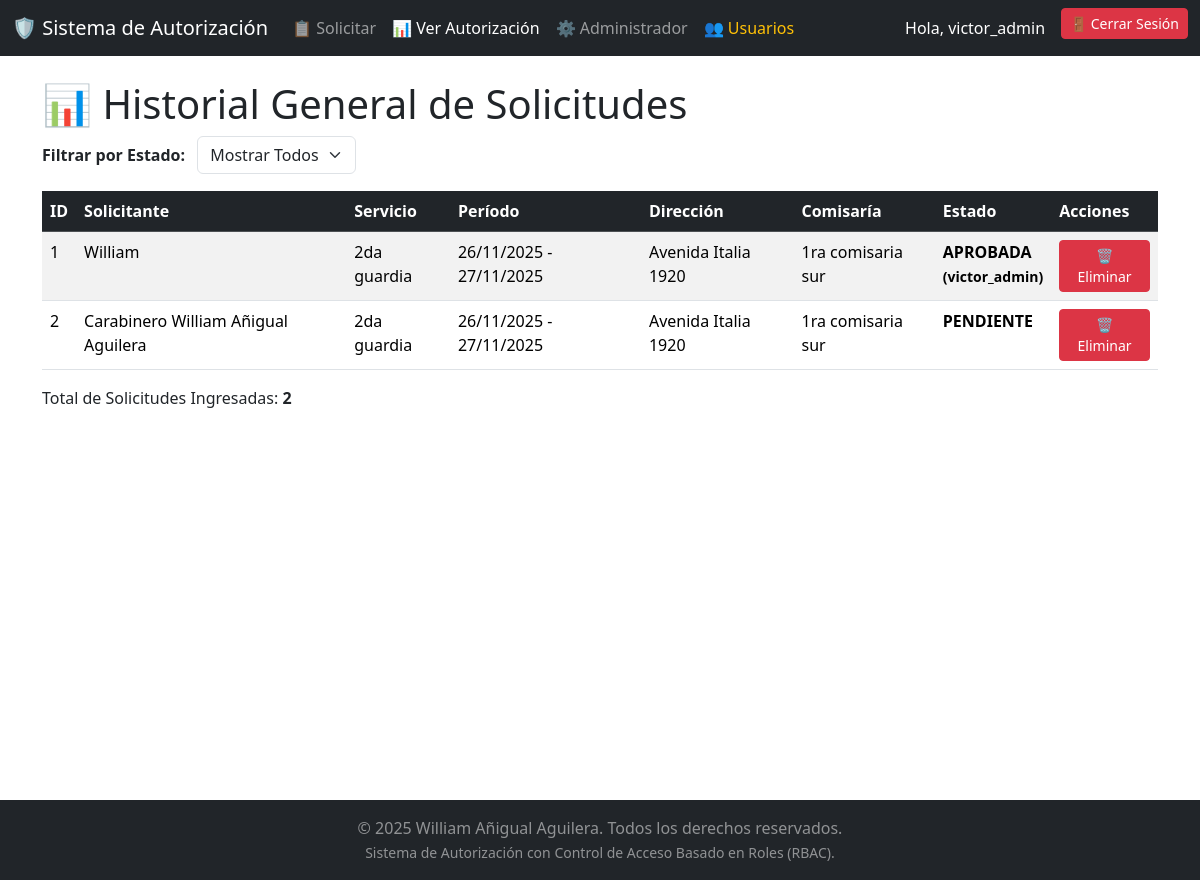
/solicitudes (signed in), run on the app's committed database.
### app.py (models this page shows, shortened)
class Usuario(UserMixin, db.Model):
    id = db.Column(db.Integer, primary_key=True)
    username = db.Column(db.String(80), unique=True, nullable=False)
    password_hash = db.Column(db.String(128))
    rol = db.Column(db.String(80), nullable=False)

class SolicitudDB(db.Model):
    id = db.Column(db.Integer, primary_key=True)
    solicitante = db.Column(db.String(100), nullable=False)
    fecha_inicio_str = db.Column(db.String(10), nullable=False)
    fecha_fin_str = db.Column(db.String(10), nullable=False)
    direccion = db.Column(db.String(200))
    comisaria_cercana = db.Column(db.String(100))
    contacto = db.Column(db.String(50))
    servicio = db.Column(db.String(200), nullable=False)
    estado = db.Column(db.String(15), default="PENDIENTE")
    autorizador = db.Column(db.String(80), nullable=True)
    def get_fecha_inicio(self):
        return datetime.strptime(self.fecha_inicio_str, '%Y-%m-%d').strftime('%d/%m/%Y')
    def get_fecha_fin(self):
        return datetime.strptime(self.fecha_fin_str, '%Y-%m-%d').strftime('%d/%m/%Y')

### app.py (the view)
@app.route('/solicitudes')
def lista_general_solicitudes():
    solicitudes = SolicitudDB.query.all()
    return render_template('principal.html', solicitudes=solicitudes, current_user=current_user)

### app.py (called while the page is built)
@login_manager.user_loader
def load_user(user_id):
    return Usuario.query.get(int(user_id))

### templates/principal.html (shortened to what this page needs)
<!DOCTYPE html>
<html lang="es">
<head>
    <link href="https://cdn.jsdelivr.net/npm/bootstrap@5.3.3/dist/css/bootstrap.min.css"
          rel="stylesheet">
    <link rel="stylesheet" href="{{ url_for('static', filename='styles.css') }}">
</head>
<body>
    <div class="wrapper">
        <nav class="navbar navbar-expand-lg navbar-dark bg-dark">
            <div class="container-fluid">
                <a class="navbar-brand" href="/solicitudes">🛡️ Sistema de Autorización</a>
                <div class="collapse navbar-collapse" id="navbarNav">
                    <ul class="navbar-nav me-auto mb-2 mb-lg-0">
                        <li class="nav-item"><a class="nav-link" href="/">📋 Solicitar</a></li>
                        <li class="nav-item"><a class="nav-link active" href="/solicitudes">📊 Ver Autorización</a></li>
                        {% if current_user.is_authenticated and current_user.rol == 'Administrador' %}
                        <li class="nav-item"><a class="nav-link" href="/admin">⚙️ Administrador</a></li>
                        <li class="nav-item"><a class="nav-link text-warning" href="/gestionar_usuarios">👥 Usuarios</a></li>
                        {% endif %}
                    </ul>
                    <ul class="navbar-nav">
                        {% if current_user.is_authenticated %}
                        <li class="nav-item"><span class="nav-link text-white">Hola, {{ current_user.username }}</span></li>
                        <li class="nav-item"><a class="btn btn-danger btn-sm ms-2" href="/logout">🚪 Cerrar Sesión</a></li>
                        {% else %}
                        <li class="nav-item"><a class="btn btn-success btn-sm" href="/login">🔑 Iniciar Sesión</a></li>
                        {% endif %}
                    </ul>
                </div>
            </div>
        </nav>
        <div class="content container py-4">
            <h1>📊 Historial General de Solicitudes</h1>
            <div class="controls mb-3">
                <label for="filterStatus" class="form-label fw-bold me-2">Filtrar por Estado:</label>
                <select id="filterStatus" onchange="filterTable()" class="form-select d-inline-block w-auto">
                    <option value="ALL">Mostrar Todos</option>
                </select>
            </div>
            <div class="table-responsive">
                <table id="solicitudesTable" class="table table-striped table-hover">
                    <thead class="table-dark">
                        <tr>
                            <th onclick="sortTable(0)">ID</th>
                            <th onclick="sortTable(1)">Solicitante</th>
                            <th onclick="sortTable(2)">Servicio</th>
                            <th onclick="sortTable(3)">Período</th>
                            <th onclick="sortTable(4)">Dirección</th>
                            <th onclick="sortTable(5)">Comisaría</th>
                            <th onclick="sortTable(6)">Estado</th>
                            {% if current_user.is_authenticated and current_user.rol == 'Administrador' %}
                            <th>Acciones</th>
                            {% endif %}
                        </tr>
                    </thead>
                    <tbody>
                        {% for sol in solicitudes %}
                        <tr data-status="{{ sol.estado }}">
                            <td>{{ sol.id }}</td>
                            <td>{{ sol.solicitante }}</td>
                            <td>{{ sol.servicio }}</td>
                            <td>{{ sol.get_fecha_inicio() }} - {{ sol.get_fecha_fin() }}</td>
                            <td>{{ sol.direccion }}</td>
                            <td>{{ sol.comisaria_cercana }}</td>
                            <td class="estado-{{ sol.estado }}">
                                {{ sol.estado }}
                                {% if sol.autorizador %}
                                    <br><small>({{ sol.autorizador }})</small>
                                {% endif %}
                            </td>
                            {% if current_user.is_authenticated and current_user.rol == 'Administrador' %}
                            <td>
                                <form method="POST" action="{{ url_for('eliminar_solicitud', id=sol.id) }}" class="d-inline">
                                    <button type="submit"
                                            onclick="return confirm('¿Estás seguro de que quieres eliminar la solicitud ID {{ sol.id }}? Esta acción es irreversible.');"
                                            class="btn btn-sm btn-danger">
                                        🗑️ Eliminar
                                    </button>
                                </form>
                            </td>
                            {% endif %}
                        </tr>
                        {% endfor %}
                    </tbody>
                </table>
            </div>
            <p>Total de Solicitudes Ingresadas: <strong>{{ solicitudes | length }}</strong></p>
        </div>
    </div>
    {% include 'footer.html' %}
</body>
</html>

### static/styles.css (style rules this page uses)
html { box-sizing: border-box; }
*, *::before, *::after { box-sizing: inherit; }
html, body { height: 100%; margin: 0; }
.wrapper { min-height: 100vh; display: flex; flex-direction: column; }
.content { flex-grow: 1; }

### templates/principal.html (style rules this page uses)
.estado-APROBADA { color: green; font-weight: bold; }
.estado-PENDIENTE { color: orange; font-weight: bold; }

### data on the page
Usuario: username "victor_admin"
SolicitudDB: id "1", solicitante "William", servicio "2da guardia", get_fecha_inicio "26/11/2025", get_fecha_fin "27/11/2025", direccion "Avenida Italia 1920", comisaria_cercana "1ra comisaria sur", estado "APROBADA", autorizador "victor_admin"
SolicitudDB: id "2", solicitante "Carabinero William Añigual Aguilera", servicio "2da guardia", get_fecha_inicio "26/11/2025", get_fecha_fin "27/11/2025", direccion "Avenida Italia 1920", comisaria_cercana "1ra comisaria sur", estado "PENDIENTE"

### other printed values
{{ solicitudes | length }} "2"
